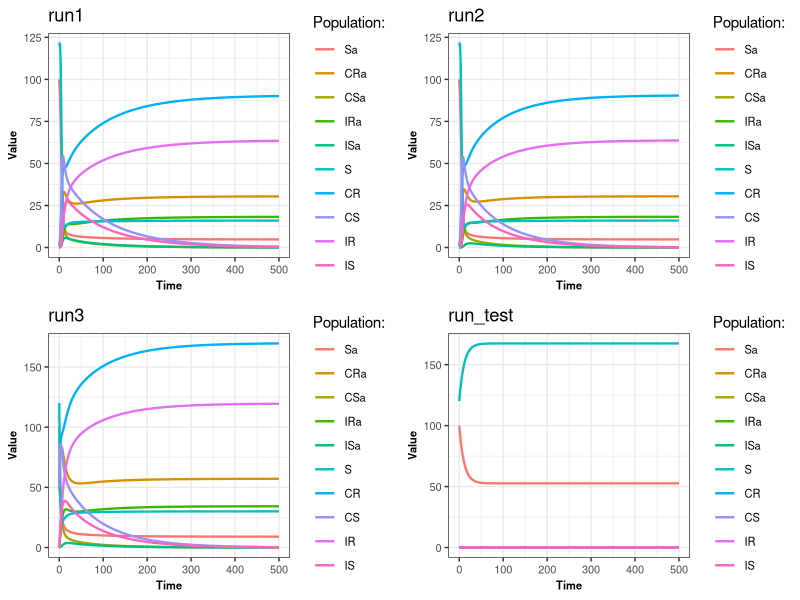

The R source for this figure:
library(deSolve)
library(ggplot2)
library(reshape2)
library(dplyr)
library(gridExtra)

Res_model <- function(t, pop, param) {
  
  with(as.list(c(pop, param)), {
    
    
    N=Sa+CRa+CSa+IRa+ISa+S+CR+CS+IR+IS
    
    
    dSa <- -Sa*((beta*ct*(CRa+IRa)/N)+(beta*ct*(CR+IR)/N)+beta*(CSa+ISa+CS+IS)/N)+delta*IRa+delta*ISa-omega*Sa+teta*S+gamma*CRa+(gamma+alpha)*CSa
    dCRa <- Sa*((beta*ct*(CRa+IRa)/N)+beta*ct*(CR+IR)/N)-gamma*CRa-rhoRa*CRa-omega*CRa+teta*CR
    dCSa <- Sa*(beta*(CSa+ISa+CS+IS)/N)-(gamma+alpha)*CSa-rhoSa*CSa-omega*CSa+teta*CS
    dIRa <- rhoRa*CRa-delta*IRa-omega*IRa+teta*IR
    dISa <- rhoSa*CSa-delta*ISa-omega*ISa+teta*IS
    
    dS <- -S*((beta*ct*(CRa+IRa)/N)+(beta*ct*(CR+IR)/N)+beta*(CSa+ISa+CS+IS)/N)+delta*IR+delta*IS+omega*Sa-teta*S+gamma*CR+gamma*CS
    dCR <- S*((beta*ct*(CRa+IRa)/N)+beta*ct*(CR+IR)/N)-gamma*CR-rho*CR+omega*CRa-teta*CR
    dCS <- S*(beta*(CSa+ISa+CS+IS)/N)-gamma*CS-rho*CS+omega*CSa-teta*CS
    dIR <- rho*CR-delta*IR+omega*IRa-teta*IR
    dIS <- rho*CS-delta*IS+omega*ISa-teta*IS
    
    res<-c(dSa,dCRa,dCSa,dIRa,dISa,dS,dCR,dCS,dIR,dIS)
    
    list(res)
    
  })
  
}

create_params<-function(beta=1,ct=0.8,delta=0.14,gamma=0.03,rho=0.1,rhoRa=0.08,rhoSa=0,teta=0.022,omega=0.07,alpha=0.5)
{
  list(beta=beta,ct=ct,delta=delta,gamma=gamma,rho=rho,rhoRa=rhoRa,rhoSa=rhoSa,teta=teta,omega=omega,alpha=alpha)
}

create_initial_cond<-function(Sa0=100,CRa0=1,CSa0=1,IRa0=0,ISa0=0,S0=120,CR0=1,CS0=1,IR0=0,IS0=0){
  c(Sa=Sa0,CRa=CRa0,CSa=CSa0,IRa=IRa0,ISa=ISa0,S=S0,CR=CR0,CS=CS0,IR=IR0,IS=IS0)
}

run<-function(Init.cond,param,Tmax=500,dt=1){
  Time=seq(from=0,to=Tmax,by=dt)
  result = as.data.frame(lsoda(Init.cond, Time, Res_model, param))
  return(result)
  
}

results_df <- data.frame(Alpha = numeric(), Last_CSa = numeric())

param<-create_params()
Init.cond<-create_initial_cond(CRa0=0,CSa0=0,CR0=0,CS0=0)
run_test<-run(Init.cond,param)


Init.cond<-create_initial_cond()
param<-create_params(rhoSa=0.08)
run1<-run(Init.cond,param)

param<-create_params()
run2<-run(Init.cond,param)

Init.cond<-create_initial_cond(CRa0=50,CSa0=50,CR0=50,CS0=50)
param<-create_params()
run3<-run(Init.cond,param)

graph<- function(data,filter_values){
  data_name<-as.character(substitute(data))
  if(!is.null(filter_values))
  {
    p<-data %>%
      melt(id = "time") %>%
      filter(variable %in% filter_values) %>%
      ggplot() +
      geom_line(aes(time, value, colour = variable), linewidth = 0.8) +
      theme_bw() +
      theme(axis.text = element_text(size = 8),
            axis.title = element_text(size = 8, face = "bold"),
            legend.text = element_text(size = 8)) +
      labs(title=data_name,x = "Time", y = "Value", colour = "Population:")
     
    
  }
  else{
    p<-data %>%
      melt(id = "time") %>%
      ggplot() +
      geom_line(aes(time, value, colour = variable), linewidth = 0.8) +
      theme_bw() +
      theme(axis.text = element_text(size = 8),
            axis.title = element_text(size = 8, face = "bold"),
            legend.text = element_text(size = 8)) +
      labs(title=data_name,x = "Time", y = "Value", colour = "Population:")
      
    
  }
  
  return(p)
}

run1_g<-graph(run1,NULL)
run2_g<-graph(run2,NULL)
run3_g<-graph(run3, NULL)
runtest_g<-graph(run_test,NULL)
grid.arrange(run1_g,run2_g,run3_g,runtest_g,ncol=2)

# on s'interesse aux individus colonisés par une souche résistante avec présence d'antibiotiques et sans
gCR<-graph(run1,c("CRa","CR"))

# on s'interesse aux individus colonisés par la souche sensible en présence et absence d'antibiotiques
gCS<-graph(run1,c("CSa","CS"))

#On va s'interesser à au nombres d'individus colonisés par la soucghe suscepitble selon le taux d'antibiotiques alpha
{
results_df <- data.frame(Alpha = numeric(), Last_CSa = numeric())

Init.cond<-create_initial_cond()
param<-create_params(alpha=0.15)
alpha1<-run(Init.cond,param)
new_row=data.frame(Alpha=param$alpha, Last_CSa=tail(alpha1$CSa, n = 1))
results_df <- bind_rows(results_df, new_row)

param<-create_params(alpha=0.25)
alpha2<-run(Init.cond,param)
new_row=data.frame(Alpha=param$alpha, Last_CSa=tail(alpha2$CSa, n = 1))
results_df <- bind_rows(results_df, new_row)

param<-create_params(alpha=0.37)
alpha3<-run(Init.cond,param)
new_row=data.frame(Alpha=param$alpha, Last_CSa=tail(alpha3$CSa, n = 1))
results_df <- bind_rows(results_df, new_row)

param<-create_params(alpha=0.01)
alpha4<-run(Init.cond,param)
new_row=data.frame(Alpha=param$alpha, Last_CSa=tail(alpha4$CSa, n = 1))
results_df <- bind_rows(results_df, new_row)

param<-create_params(alpha=0.86)
alpha5<-run(Init.cond,param)
new_row=data.frame(Alpha=param$alpha, Last_CSa=tail(alpha5$CSa, n = 1))
results_df <- bind_rows(results_df, new_row)

param<-create_params(alpha=0.5)
alpha6<-run(Init.cond,param)
new_row=data.frame(Alpha=param$alpha, Last_CSa=tail(alpha6$CSa, n = 1))
results_df <- bind_rows(results_df, new_row)

param<-create_params(alpha=0.68)
alpha7<-run(Init.cond,param)
new_row=data.frame(Alpha=param$alpha, Last_CSa=tail(alpha7$CSa, n = 1))
results_df <- bind_rows(results_df, new_row)

param<-create_params(alpha=0.98)
alpha8<-run(Init.cond,param)
new_row=data.frame(Alpha=param$alpha, Last_CSa=tail(alpha8$CSa, n = 1))
results_df <- bind_rows(results_df, new_row)

param<-create_params(alpha=0)
alpha9<-run(Init.cond,param)
new_row=data.frame(Alpha=param$alpha, Last_CSa=tail(alpha9$CSa, n = 1))
results_df <- bind_rows(results_df, new_row)

ggplot(data   = results_df,              
       mapping = aes(x = Alpha,    
                     y = Last_CSa)) +   
  geom_point(color="blue")+
  geom_line(color="purple")+
  theme_bw()+
  labs(title="Number of people in CSa according to the rate of antiobiotics (alpha)")


graph_alpha<-ggplot() + 
  geom_line(data=alpha9, aes(x=time,y=CSa), stat = "identity", colour="orange")+
  geom_line(data=alpha4, aes(x=time,y=CSa), stat = "identity", colour="blue")+
  geom_line(data=alpha6, aes(x=time,y=CSa), stat = "identity", colour="green")+
  geom_line(data=alpha8, aes(x=time,y=CSa),stat = "identity", colour="red")+
  theme_bw()

}
